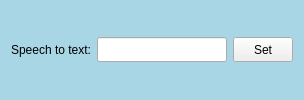
                          <widget class="QGroupBox" name="groupBox_72">
                           <property name="minimumSize">
                            <size>
                             <width>0</width>
                             <height>45</height>
                            </size>
                           </property>
                           <property name="styleSheet">
                            <string notr="true">QGroupBox{
background-color: rgb(169, 214, 229);
border:none;
}

QGroupBox:title{
background-color: rgb(70, 143, 175);
border:none;
	color: rgb(208, 248, 255);
}</string>
                           </property>
                           <property name="title">
                            <string/>
                           </property>
                           <layout class="QHBoxLayout" name="horizontalLayout_7">
                            <item>
                             <widget class="QLabel" name="label_48">
                              <property name="minimumSize">
                               <size>
                                <width>0</width>
                                <height>28</height>
                               </size>
                              </property>
                              <property name="text">
                               <string>Speech to text:</string>
                              </property>
                             </widget>
                            </item>
                            <item>
                             <widget class="QLineEdit" name="lineEdit_2">
                              <property name="minimumSize">
                               <size>
                                <width>130</width>
                                <height>25</height>
                               </size>
                              </property>
                              <property name="maximumSize">
                               <size>
                                <width>140</width>
                                <height>16777215</height>
                               </size>
                              </property>
                              <property name="readOnly">
                               <bool>true</bool>
                              </property>
                             </widget>
                            </item>
                            <item>
                             <widget class="QPushButton" name="setSpeechToTextShort">
                              <property name="minimumSize">
                               <size>
                                <width>60</width>
                                <height>25</height>
                               </size>
                              </property>
                              <property name="maximumSize">
                               <size>
                                <width>60</width>
                                <height>16777215</height>
                               </size>
                              </property>
                              <property name="text">
                               <string>Set</string>
                              </property>
                             </widget>
                            </item>
                           </layout>
                          </widget>
